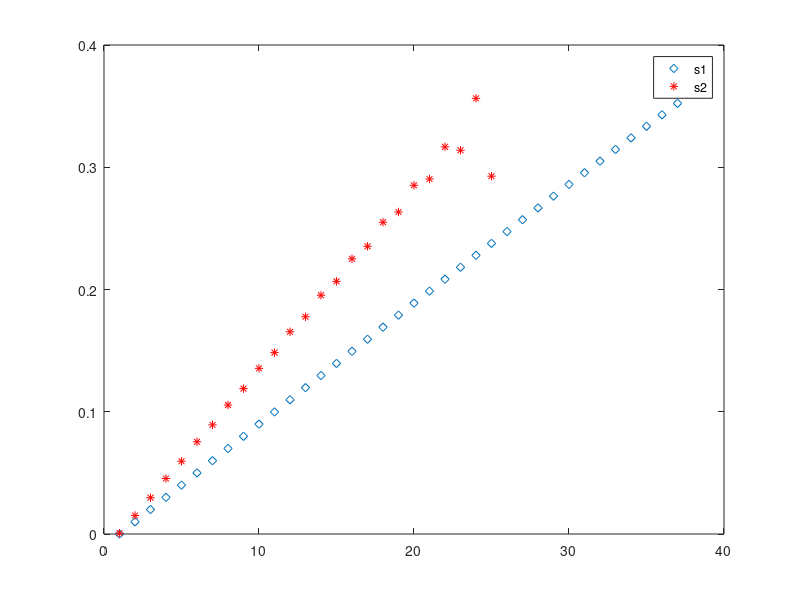

Source code (MATLAB): (Note: this script raises an error after producing the figure.)
close all
clear all
clc


% s=rand(500,1);
% t=rand(500,1);

t1 = 0:0.1:pi+pi/6;

s1 = sin(0.1*t1)';
%s2 = 3*sin(2*t2)';
%s2 = sin(t1)';
ls1 = length(s1);
s2 = resample(s1,2,3);
%s22 = resample(s1,3,2);
%s2 = [s21(1:11) ;s22(25:end)];

%s2 = [zeros(abs(length(s1)-length(s2)),1) ; s2];

%s1 = [s1;zeros(200,1)];
%s2 = [s2;zeros(200,1)];

%s2 = s2 + rand(length(s2),1)*0.1;
%s1 = s1 + rand(length(s1),1)*0.1;

% s1 = [s1; zeros(100,1)+s1(end)]; 
% s2 = [s2; zeros(100,1)+s1(end)]; 
 
%s2 = s2 + [0:length(s2)-1]'/(3*length(s2));

figure;
plot(s1,'d');
hold on
plot(s2,'r*');
legend('s1','s2')


SM = simmx(s1',s2');
figure
 subplot(121)

 imagesc(SM)
 colormap(1-gray)
 
  [p,q,C] = dp(1-SM);

  hold on; plot(q,p,'r'); hold off
  
 subplot(122)
 imagesc(C)
 hold on; plot(q,p,'r'); hold off
 
 
